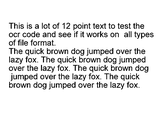
#> input picture files/test.png, 159 x 119 px, shrunk from 640 x 480 before the run, found by its file name
$ python E15_tesseract.py
#> lines starting #> are read from the running program, lines starting #| are printed output that depends on the picture
from PIL import Image
import pytesseract

# English
print(pytesseract.image_to_string(Image.open(r'..\files\test.png')))
#> (this line was passed over: pytesseract is not available in this run)
print("-------------------------------")
# Kor only
print(pytesseract.image_to_string(Image.open(r'..\files\test_kr.png'), lang='kor'))
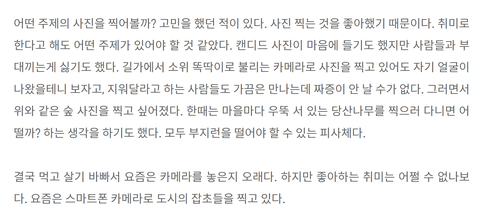
#> input picture files/test_kr.png, 486 x 221 px, shrunk from 1958 x 892 before the run, found by its file name
#> (this line was passed over: pytesseract is not available in this run)
print("-------------------------------")
print(pytesseract.image_to_string(Image.open(r'..\files\test_book_kr.jpg'), lang='kor'))
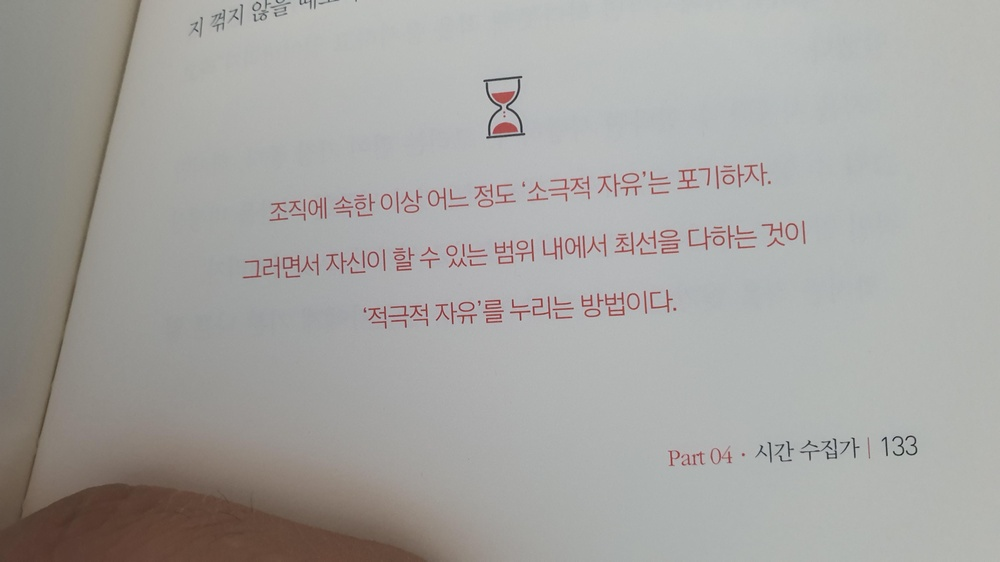
#> input picture files/test_book_kr.jpg, 1000 x 562 px, shrunk from 4032 x 2268 before the run, found by its file name
#> (this line was passed over: pytesseract is not available in this run)
print("-------------------------------")
print(pytesseract.image_to_string(Image.open(r'..\files\test_plate_kr.PNG'), lang='kor'))
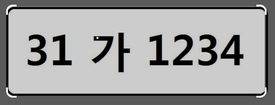
#> input picture files/test_plate_kr.PNG, 275 x 105 px, shrunk from 1110 x 425 before the run, found by its file name
#> (this line was passed over: pytesseract is not available in this run)
